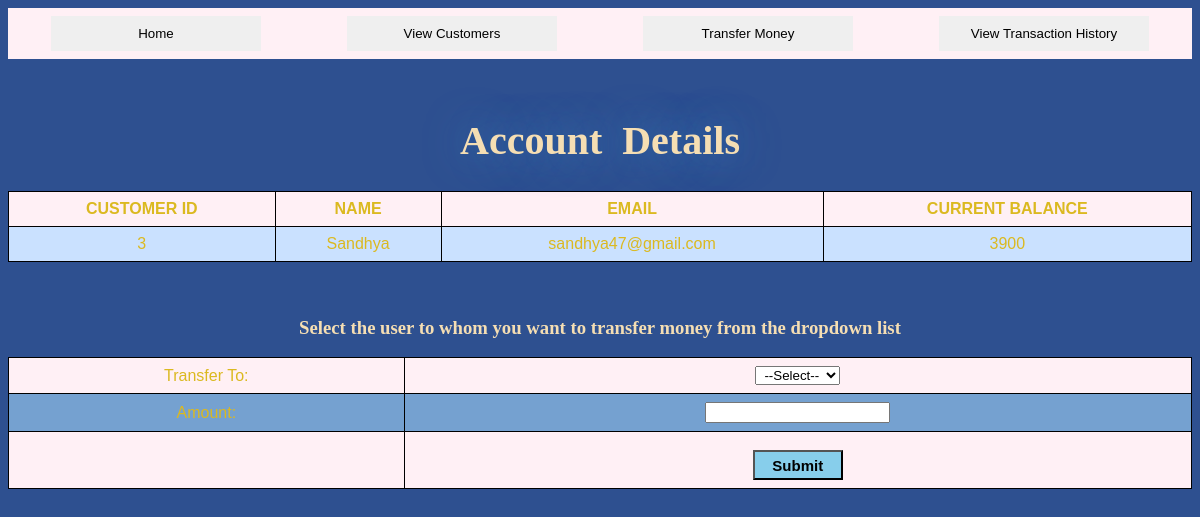
Screenshot of /transact.php?Name=Sandhya with the database file from the repository.
### tables this page shows
CREATE TABLE `customers` (
  `C_ID` int(11) NOT NULL,
  `Name` varchar(255) NOT NULL,
  `Email` char(255) NOT NULL,
  `Balance` int(255) NOT NULL
);

### transact.php (the view, shortened to what this page needs)
<?php
	include 'connection.php';
	if(isset($_GET['Name'])){
		$Name=$_GET['Name'];
	}
	$q="SELECT * From customers WHERE Name='$Name'";
	$result=mysqli_query($con,$q);
?>
<html>
<head>
	<link rel = "stylesheet" type = "text/css" href = "buttons.css">
</head>
<body style="background-color:#2E5090;">
	<div align="center" style="top:0px">
		<table width="1200" align="center" class = "t">
			<tr>
            <td style = "text-align:center;border:0px"><a href="index.php" target="frame"> <button class = "btn2"> Home </button></td>
			<td style = "text-align:center;border:0px"><a href="customer.php" target="frame"><button class = "btn2">View Customers</button></a></td>
			<td style = "text-align:center;border:0px"><a href="Transfermoney.php" target="frame"><button class = "btn2">Transfer Money</button></a></td>
			<td style = "text-align:center;border:0px"><a href="transactionhistory.php" target="frame"><button class = "btn2">View Transaction History</button></a></td>
			</tr>
        </table>
<br>
	<div>
		<h1 style="font-family:serif;text-align:center;color: wheat;">Account Details</h1>
		<table style="background-color:#CAE1FF;">
           <th>CUSTOMER ID</th>
           <th>NAME </th>
           <th>EMAIL</th>
		   <th>CURRENT BALANCE</th>
           <tr>
			<?php
				$row=mysqli_fetch_array($result)
			?>
			<td><?php echo  $row["C_ID"]; ?></td>
			<td><?php echo  $row["Name"]; ?></td>
			<td><?php echo  $row["Email"]; ?></td>
			<td><?php echo  $row["Balance"]; ?></td>
           </tr>
        </table>
	</div>
	<?php echo "<form method='POST' action='transaction.php?Name=$Name'>"?>
<br><br>
	<h3 style="font-family: cursive;color: wheat;">Select the user to whom you want to transfer money from the dropdown list</h3>
	<table border="0px" style="background-color:#75A1D0;">
		<tr>
		<td>Transfer To:</td>
		<td><select name="user">
			<option>--Select--</option>
            </select></td></tr>
			<tr><td>Amount:</td><td><input type="text" name="Amount"></td></tr>
			<tr><td></td><td><input type="submit" name="submit" value="Submit" align=center style="margin-top: 10px; width:6em; height:2em; font-size:15px; background-color: skyblue; font-weight: bold;"></td></tr>
	</table>
</form>
</body>
</html>

### buttons.css (style rules this page uses)
.btn2 { height:35px; width:210px; border:1px white; }
h1 { font-family:serif; font-weight: bold; color: #0c1157; margin-top:40px; text-align: center; font-size: 55px; text-shadow:rgb(58, 125, 187) 0 0 40px; word-spacing: 10px; }
table { background-color: rgb(164, 118, 185); color: rgb(219, 185, 32); font-family: Verdana, Geneva, Tahoma, sans-serif; text-decoration: coral; text-align-last: center; }

### transact.php (style rules this page uses)
table { font-family: sans-serif; border-collapse: collapse; width: 100%; }
h1 { font-family: sans-serif; font-size:40px; }
td, th { border: 1px solid black; text-align: center; padding: 8px; }
tr:nth-child(odd) { background-color: lavenderblush; }

### rows the page displays
customers: C_ID "3", Name "Sandhya", Email "sandhya47@gmail.com", Balance "3900"
